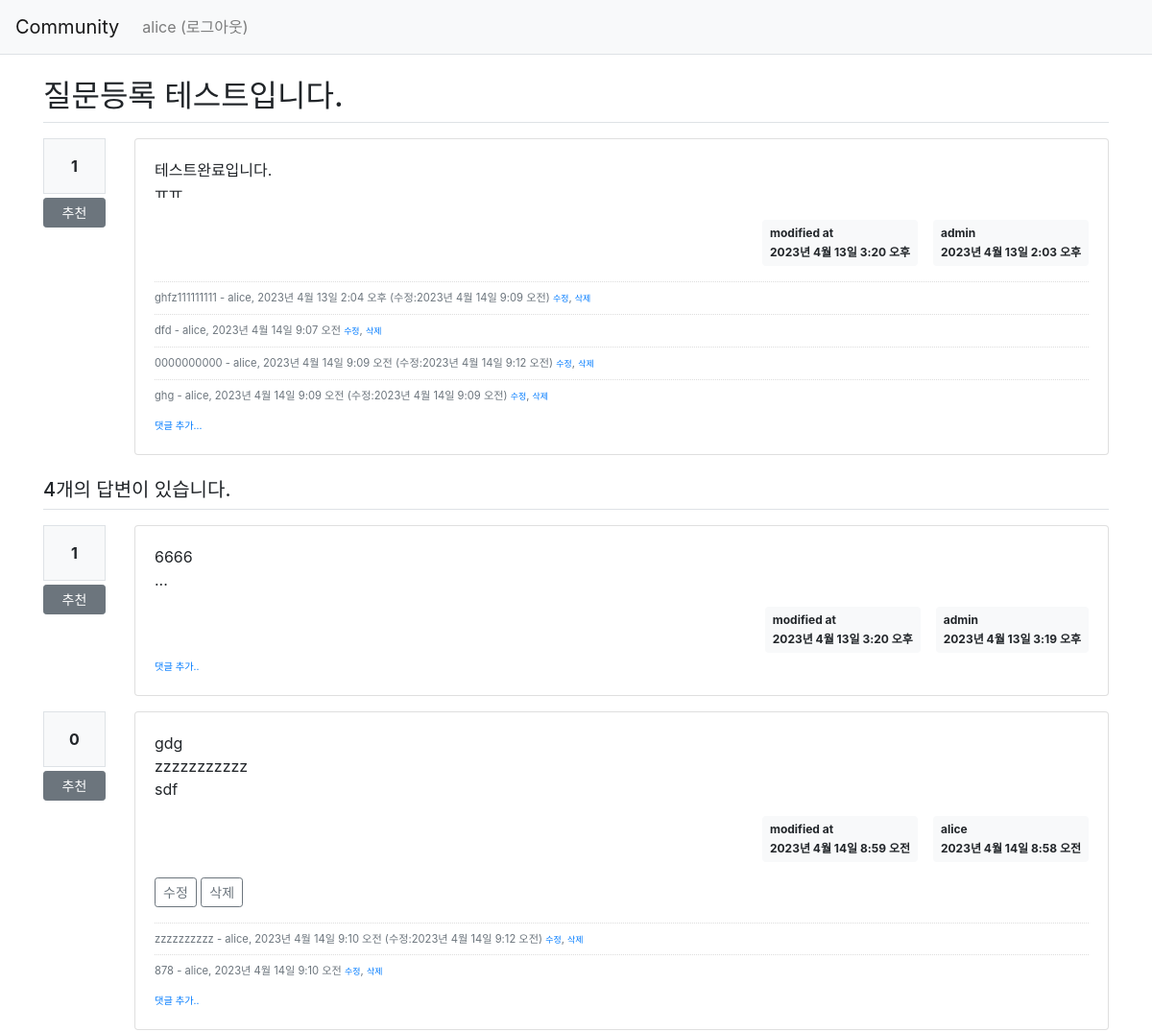
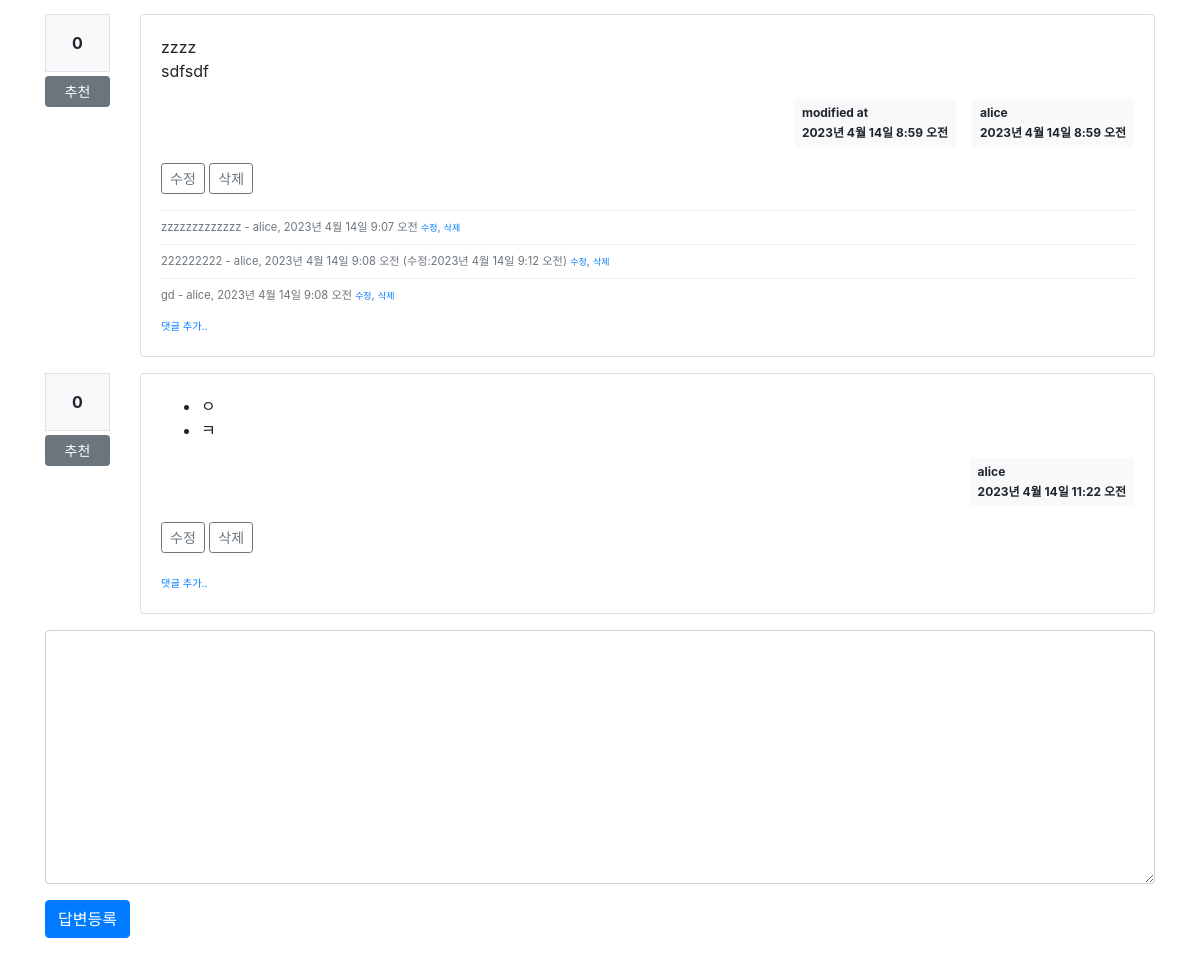
Before: /community/306/ (signed in) with the older database file (2 pictures, top to bottom).
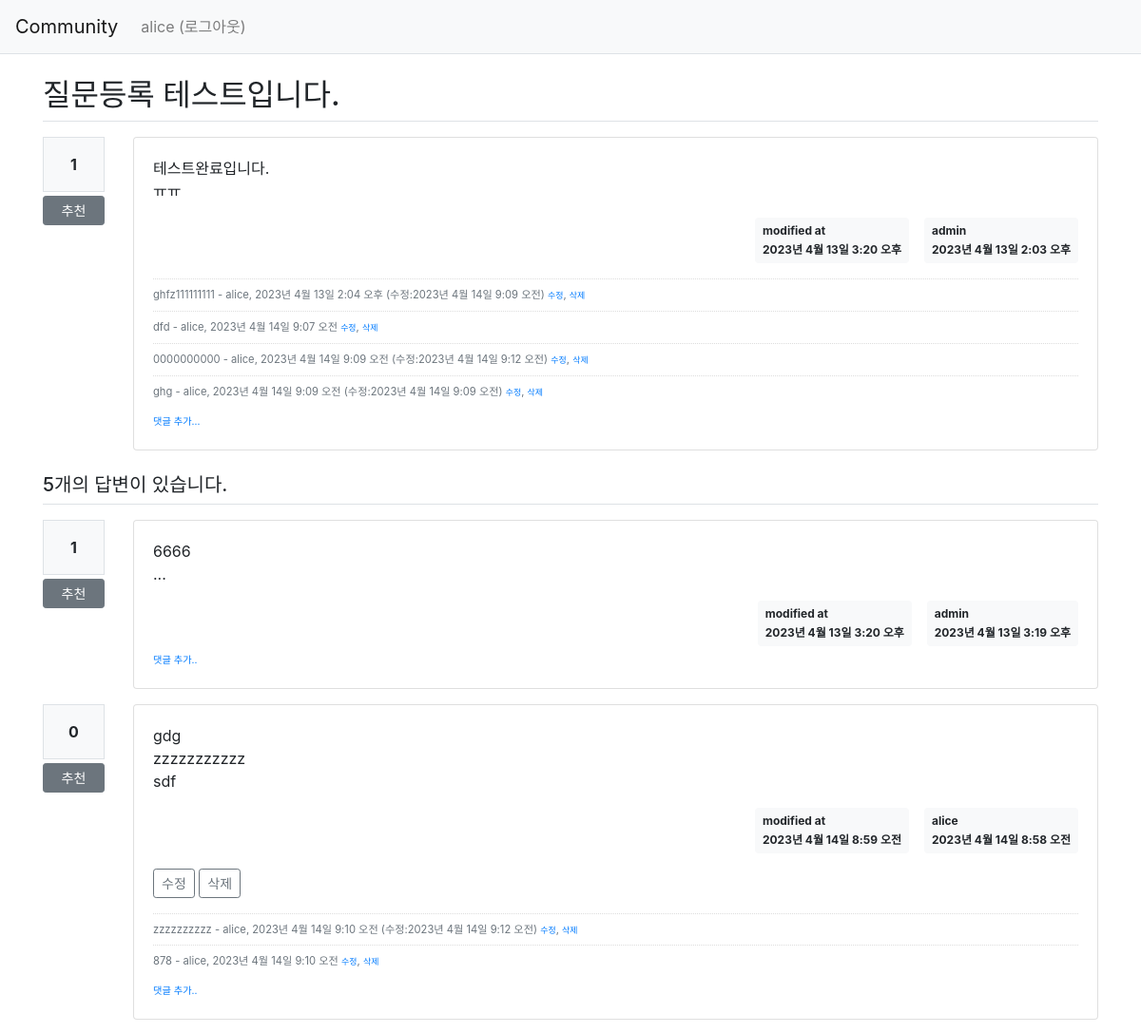
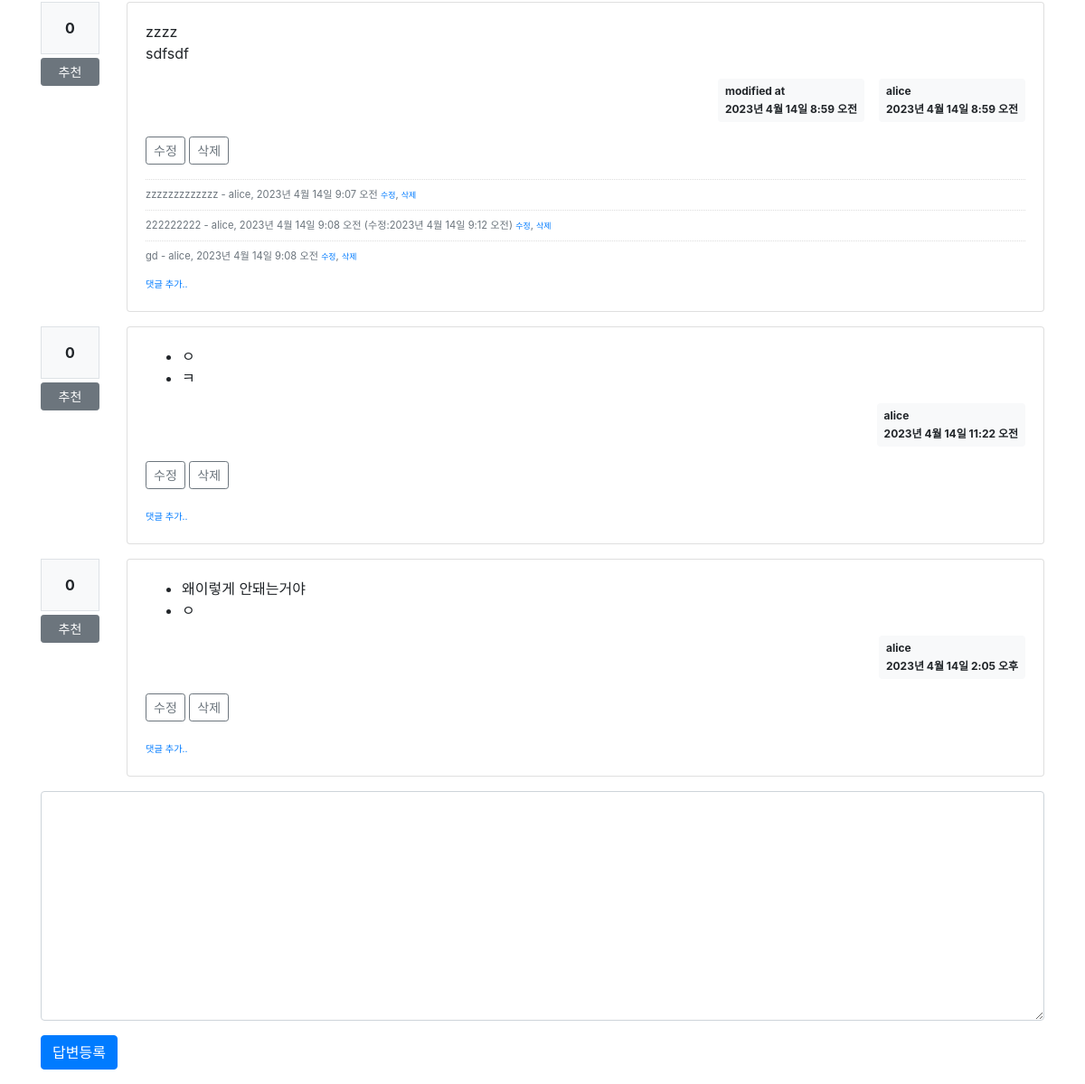
After: the same page with the newer database file (2 pictures, top to bottom).
### community/models.py (models this page shows, shortened)
class Comment(models.Model):
    author = models.ForeignKey(User, on_delete=models.CASCADE)
    content = models.TextField()
    create_date = models.DateTimeField()
    modify_date = models.DateTimeField(null=True, blank=True)
    question = models.ForeignKey(Question, null=True, blank=True, on_delete=models.CASCADE)
    answer = models.ForeignKey(Answer, null=True, blank=True, on_delete=models.CASCADE)

class Question(models.Model):
    author = models.ForeignKey(User, on_delete=models.CASCADE,related_name='author_question')
    subject = models.CharField(max_length=200)
    content = models.TextField()    #글자수 제한이 없는 데이터
    modify_date = models.DateTimeField(null=True, blank=True)
    create_date = models.DateTimeField()
    voter = models.ManyToManyField(User, related_name='voter_question')

class Answer(models.Model):
    author = models.ForeignKey(User, on_delete=models.CASCADE, related_name='author_answer')
    question = models.ForeignKey(Question, on_delete=models.CASCADE)
    content = models.TextField()
    modify_date = models.DateTimeField(null=True, blank=True)
    create_date = models.DateTimeField()
    voter = models.ManyToManyField(User, related_name='voter_answer')

### community/views/base_views.py (the view)
# urls.py: path('<int:question_id>/', base_views.detail, name='detail'),
def detail(request, question_id):
    question = get_object_or_404(Question, pk=question_id)
    context ={'question' : question}
    return render(request, 'community/question_detail.html', context)

### community/templatetags/community_filter.py (called while the page is built)
@register.filter()
def mark(value):
        extensions = ["nl2br", "fenced_code"]
        return mark_safe(markdown.markdown(value, extensions=extensions))

### templates/community/question_detail.html (shortened to what the changed rows need)
{% extends 'base.html' %}
{% load community_filter %}
{% block content %}
<div class="container my-3">
    <h2 class="border-bottom py-2">{{ question.subject }}</h2>
    <div class="row my-3">
        <div class="col-1">
            <div class="bg-light text-center p-3 border font-weight-bolder mb-1">
                {{ question.voter.count }}
            </div>
            <a href="#" data-uri="{% url 'community:vote_question' question.id %}"
               class="recommend btn btn-sm btn-secondary btn-block my-1">추천</a>
        </div>
        <div class="col-11">
            <div class="card">
                <div class="card-body">
                    <div class="card-text">{{ question.content|mark }}</div>
                    <div class="d-flex justify-content-end">
                        {% if question.modify_date %}
                        <div class="badge badge-light p-2 text-left mx-3">
                            <div class="mb-2">modified at</div>
                            <div>{{ question.modify_date }}</div>
                        </div>
                        {% endif %}
                        <div class="badge badge-light p-2 text-left">
                            <div class="mb-2"> {{ question.author.username }}</div>
                            <div>{{ question.create_date }}</div>
                        </div>
                    </div>
                    {% if question.comment_set.count > 0 %}
                    <div class="mt-3">
                        {% for comment in question.comment_set.all %}
                        <div class="comment py-2 text-muted">
                            <span style="white-space: pre-line;">{{comment.content}}</span>
                            <span>
                    - {{ comment.author }}, {{ comment.create_date }}
                    {% if comment.modify_date %}
                    (수정:{{ comment.modify_date }})
                    {% endif %}
                </span>
                            {% if request.user == comment.author %}
                            <a href="{% url 'community:comment_modify_question' comment.id %}" class="small">수정</a>,
                            <a href="#" class="small delete"
                               data-uri="{% url 'community:comment_delete_question' comment.id %}">삭제</a>
                            {% endif %}
                        </div>
                        {% endfor %}
                    </div>
                    {% endif %}
                </div>
            </div>
        </div>
    </div>
    <h5 class="border-bottom my-3 py-2">{{question.answer_set.count}}개의 답변이 있습니다.</h5>
    {% for answer in question.answer_set.all %}
    <div class="row my-3">
        <div class="col-1">
            <div class="bg-light text-center p-3 border font-weight-bolder mb-1">
                {{ answer.voter.count}}
            </div>
            <a href="#" data-uri="{% url 'community:vote_answer' answer.id %}"
               class="recommend btn btn-sm btn-secondary btn-block my-1">추천</a>
        </div>
        <div class="col-11">
            <div class="card">
                <div class="card-body">
                    <div class="card-text">{{ answer.content|mark }}</div>
                    <div class="d-flex justify-content-end">
                        {% if answer.modify_date %}
                        <div class="badge badge-light p-2 text-left mx-3">
                            <div class="mb-2">modified at</div>
                            <div>{{ answer.modify_date }}</div>
                        </div>
                        {% endif %}
                        <div class="badge badge-light p-2 text-left">
                            <div class="mb-2">{{ answer.author.username }}</div>
                            <div>{{ answer.create_date }}</div>
                        </div>
                    </div>
                    {% if request.user == answer.author %}
                    <div class="my-3">
                        <a href="{% url 'community:answer_modify' answer.id %}"
                           class="btn btn-sm btn-outline-secondary">수정</a>
                        <a href="#" class="delete btn btn-sm btn-outline-secondary"
                           data-uri="{% url 'community:answer_delete' answer.id %}">삭제</a>
                    </div>
                    {% endif %}
                    {% if answer.comment_set.count > 0 %}
                    <div class="mt-3">
                        {% for comment in answer.comment_set.all %}
                        <div class="comment py-2 text-muted">
                            <span style="white-space: pre-line;">{{ comment.content }}</span>
                            <span>
                        - {{ comment.author }}, {{ comment.create_date }}
                        {% if comment.modify_date %}
                        (수정:{{ comment.modify_date }})
                        {% endif %}
                    </span>
                            {% if request.user == comment.author %}
                            <a href="{% url 'community:comment_modify_answer' comment.id %}" class="small">수정</a>,
                            <a href="#" class="small delete"
                               data-uri="{% url 'community:comment_delete_answer' comment.id %}">삭제</a>
                            {% endif %}
                        </div>
                        {% endfor %}
                    </div>
                    {% endif %}
                    <div>
                        <a href="{% url 'community:comment_create_answer' answer.id %}" class="small"><small>댓글
                            추가..</small></a>
                    </div>
                </div>
            </div>
        </div>
    </div>
    {% endfor %}
    <form action="{% url 'community:answer_create' question.id %}" method="post" class="my-3">
        <div class="form-group">
        </div>
        <input type="submit" value="답변등록" class="btn btn-primary">
    </form>
</div>
{% endblock %}

Changed rows visible on the page:
computed for Question "질문등록 테스트입니다.": answer_set.count "4" → "5"
added Answer: voter.count "0", content|mark "왜이렇게 안돼는거야 ㅇ", author.username "alice", create_date "2023년 4월 14일 2:05 오후", shows "수정"
